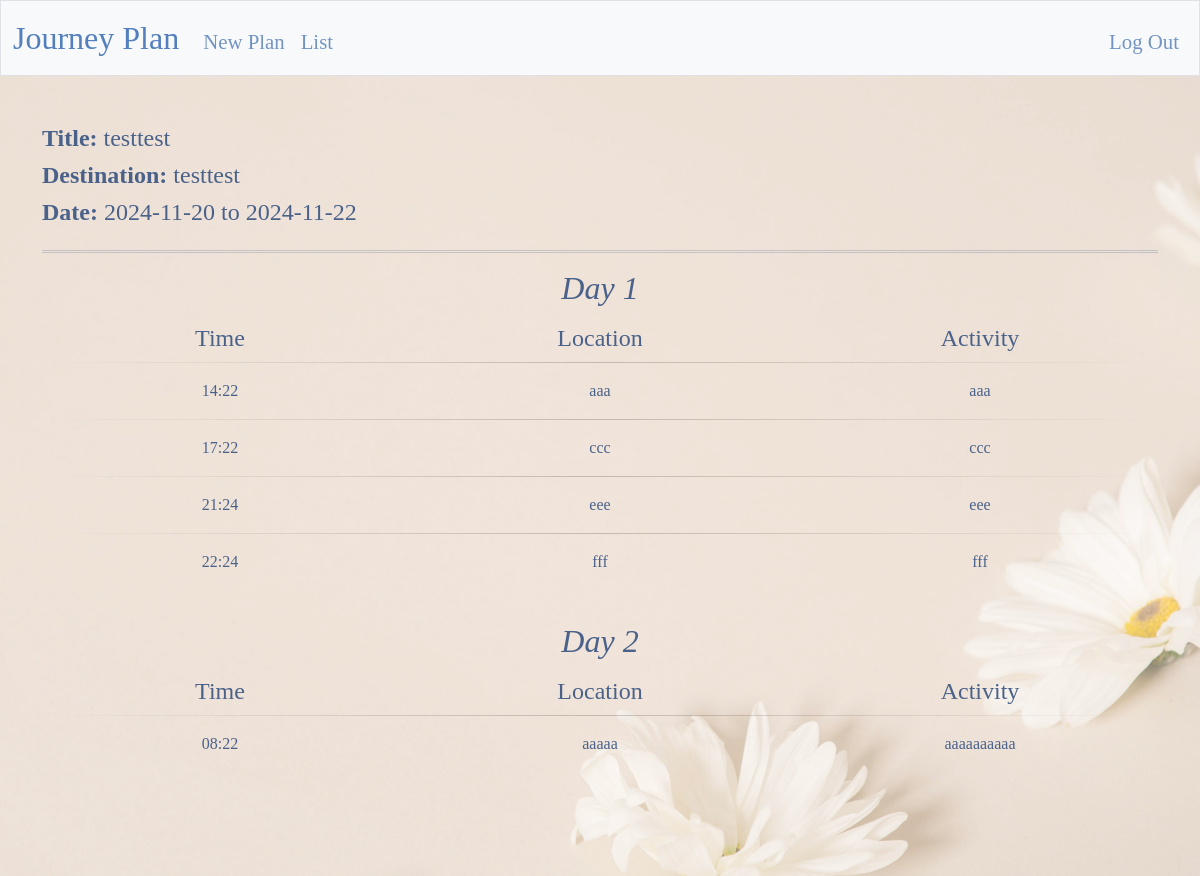
Page /view?plan=2 (signed in) on the committed database.
### app.py (models this page shows)
class Plan(db.Model):
    __tablename__ = 'plan'
    id = db.Column(db.Integer, primary_key=True, autoincrement=True, nullable=False)
    users_id = db.Column(db.Integer, db.ForeignKey('users.id'), nullable=False)
    title = db.Column(db.String, nullable=False)
    destination = db.Column(db.String, nullable=False)
    start_date = db.Column(db.Date, nullable=False)
    end_date = db.Column(db.Date, nullable=False)
    total_day = db.Column(db.Integer, nullable=False)
    created_at = db.Column(db.DateTime, default=utcnow, nullable=False)
    updated_at = db.Column(db.DateTime, default=utcnow, nullable=False)
    daily_plans = db.relationship('DailyPlan', backref='plan', lazy=True)

class DailyPlan(db.Model):
    __tablename__ = 'daily_plan'
    id = db.Column(db.Integer, primary_key=True, autoincrement=True, nullable=False)
    plan_id = db.Column(db.Integer, db.ForeignKey('plan.id'), nullable=False)
    day_count = db.Column(db.Integer, nullable=False)
    location = db.Column(db.String, nullable=False)
    time = db.Column(db.Time, nullable=False)
    activity = db.Column(db.String, nullable=False)
    created_at = db.Column(db.DateTime, default=utcnow, nullable=False)
    updated_at = db.Column(db.DateTime, default=utcnow, nullable=False)

### app.py (the view)
@app.route("/view", methods=["GET", "POST"])
def view():
    if request.method == "GET":
        plan_id = request.args.get("plan")
        plan_records = db.session.execute(
                text("SELECT * FROM plan WHERE id = :plan_id"),
                {'plan_id': plan_id}
            ).fetchone()
        daily_records = db.session.execute(
            text("SELECT * FROM daily_plan WHERE plan_id = :plan_id ORDER BY time ASC"),
            {'plan_id': plan_id}
        ).fetchall()
        return render_template('view.html', record=plan_records, daily_records=daily_records)

### app.py (called while the page is built)
@app.after_request
def after_request(response):
    response.headers["Cache-Control"] = "no-cache, no-store, must-revalidate"
    response.headers["Expires"] = 0
    response.headers["Pragma"] = "no-cache"
    return response

### templates/view.html (shortened to what this page needs)
{% extends "layout.html" %}
{% block main %}
    <main class="container py-5 text-center content">
        <div class="row g-3">
            <div class="col left">
                {% if record %}
                    <h4>Title: <span class="view">{{ record.title }}</span></h4>
                    <h4>Destination: <span class="view">{{ record.destination }}</span></h4>
                    <h4>Date: <span class="view">{{ record.start_date }} to {{ record.end_date }}</span></h4>
                {% endif %}
            </div>
        </div>
        <hr class="double">
        {% for day in range(1, record.total_day + 1) %}
        <div class="row g-3">
            <h5 class="view-day">Day {{ day }}</h5>
        </div>
        <div class="row g-4">
            <div class="col-4 col-md-4 time">
                <h5 class="view-text">Time</h5>
            </div>
            <div class="col-4 col-md-4 location">
                <h5 class="view-text">Location</h5>
            </div>
             <div class="col-4 col-md-4 activity">
                <h5 class="view-text">Activity</h5>
            </div>
        </div>
        {% for daily_record in daily_records %}
            {% if daily_record.day_count == day %}
            <hr class="hr-bottom">
                <div class="row g-4">
                    <div class="col-4 col-md-4 time">
                        {{ daily_record.time }}
                    </div>
                    <div class="col-4 col-md-4 location">
                        {{ daily_record.location }}
                    </div>
                    <div class="col-4 col-md-4 activity">
                        {{ daily_record.activity }}
                    </div>
                </div>
            {% endif %}
        {% endfor %}<br><br>
    {% endfor %}
</main>
{% endblock %}

### templates/layout.html (shortened to what this page needs)
<!DOCTYPE html>
<html lang="en">
    <head>
        <link href="https://cdn.jsdelivr.net/npm/bootstrap@5.3.3/dist/css/bootstrap.min.css" rel="stylesheet">
        <link href="/static/styles.css" rel="stylesheet">
    </head>
    <body>
        <nav class="bg-light border navbar navbar-expand-md">
            <div class="container-fluid">
                <a class="navbar-brand" href="/"><span class="blue">Journey Plan</a>
                <div class="collapse navbar-collapse" id="navbar">
                    {% if session["user_id"] %}
                        <ul class="navbar-nav me-auto mt-2">
                            <li class="nav-item"><a class="nav-link" href="/plan">New Plan</a></li>
                            <li class="nav-item"><a class="nav-link" href="/list">List</a></li>
                        </ul>
                        <ul class="navbar-nav ms-auto mt-2">
                            <li class="nav-item"><a class="nav-link" href="/logout">Log Out</a></li>
                        </ul>
                    {% else %}
                        <ul class="navbar-nav ms-auto mt-2">
                            <li class="nav-item"><a class="nav-link" href="/register">Register</a></li>
                            <li class="nav-item"><a class="nav-link" href="/login">Log In</a></li>
                        </ul>
                    {% endif %}
                </div>
            </div>
        </nav>
        <div class="background">
            <div class="overlay">
            {% block main %}{% endblock %}
            </div>
        </div>
    </body>
</html>

### static/styles.css (style rules this page uses)
nav .navbar-brand { font-size: xx-large; }
nav .navbar-brand .blue { color: #537fbe; }
a { text-decoration: none; color:#537fbe }
.nav-link { color: #7294c3; }
body { font-family: "Kalam", cursive; font-weight: 300; font-style: normal; height: 100vh; }
.background { position: relative; width: 100%; min-height: 100vh; background-image: url(/static/9.jpg); background-size: cover; background-position: center; background-repeat: repeat; }
.overlay { position: absolute; top: 0; left: 0; right: 0; bottom: 0; background-color: rgba(255, 255, 255, 0.4); z-index: 1; }
.content { position: relative; z-index: 2; color: #4A628A; text-align: center; }
.left { text-align: left; }
.nav-link { font-family: "Playwrite DE Grund", serif; font-optical-sizing: auto; font-weight: 400; font-style: normal; font-size: 1.3rem; }
.double { border-top: 3px double #4A628A; }
h4 { font-weight: 800; }
.view { font-weight: 400; }
.view-text { font-size: 1.5rem; margin-bottom:-0.4rem; }
.hr-bottom { border: 0; height: 1px; background-image: linear-gradient(to right, rgba(0, 0, 0, 0), rgba(0, 0, 0, 0.75), rgba(0, 0, 0, 0)); }
.view-day { font-size: 2rem; font-style:italic; margin-bottom:1rem; }

### rows in the picture
Plan: title "testtest", destination "testtest", start_date "2024-11-20", end_date "2024-11-22"
DailyPlan: time "14:22", location "aaa", activity "aaa"
DailyPlan: time "17:22", location "ccc", activity "ccc"
DailyPlan: time "21:24", location "eee", activity "eee"
DailyPlan: time "22:24", location "fff", activity "fff"
DailyPlan: time "08:22", location "aaaaa", activity "aaaaaaaaaa"

### other values in the picture
{{ day }} "1" "2"
